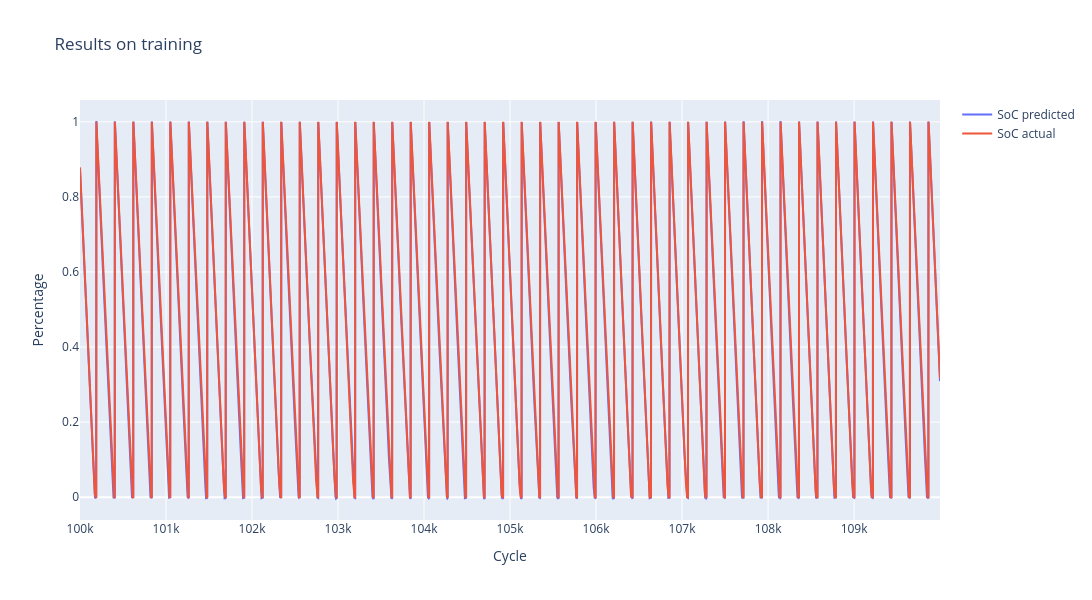

This figure's notebook cell:
### Code cell
cycle_num = 10
steps_num = 10000
step_index = np.arange(cycle_num*steps_num, (cycle_num+1)*steps_num)

fig = go.Figure()
fig.add_trace(go.Scatter(x=step_index, y=train_predictions.flatten()[cycle_num*steps_num:(cycle_num+1)*steps_num],
                    mode='lines', name='SoC predicted'))
fig.add_trace(go.Scatter(x=step_index, y=train_y.flatten()[cycle_num*steps_num:(cycle_num+1)*steps_num],
                    mode='lines', name='SoC actual'))
fig.update_layout(title='Results on training',
                  xaxis_title='Cycle',
                  yaxis_title='Percentage',
                  width=1400,
                  height=600)
fig.show()

### Figure 1 — Plotly figure (JSON) as saved in the notebook; plotly's stock layout.template omitted (floating-point values rounded to 4 significant figures; data arrays with more than 128 entries replaced by an {"elided": "..."} marker saying what was removed)
{"data": [{"mode": "lines", "name": "SoC predicted", "type": "scatter", "x": {"elided": "10000 int values"}, "y": {"elided": "10000 float values"}}, {"mode": "lines", "name": "SoC actual", "type": "scatter", "x": {"elided": "10000 int values"}, "y": {"elided": "10000 float values"}}], "layout": {"height": 600, "title": {"text": "Results on training"}, "width": 1400, "xaxis": {"autorange": true, "range": [100000, 109999], "title": {"text": "Cycle"}, "type": "linear"}, "yaxis": {"autorange": true, "range": [-0.06092, 1.058], "title": {"text": "Percentage"}, "type": "linear"}}}
